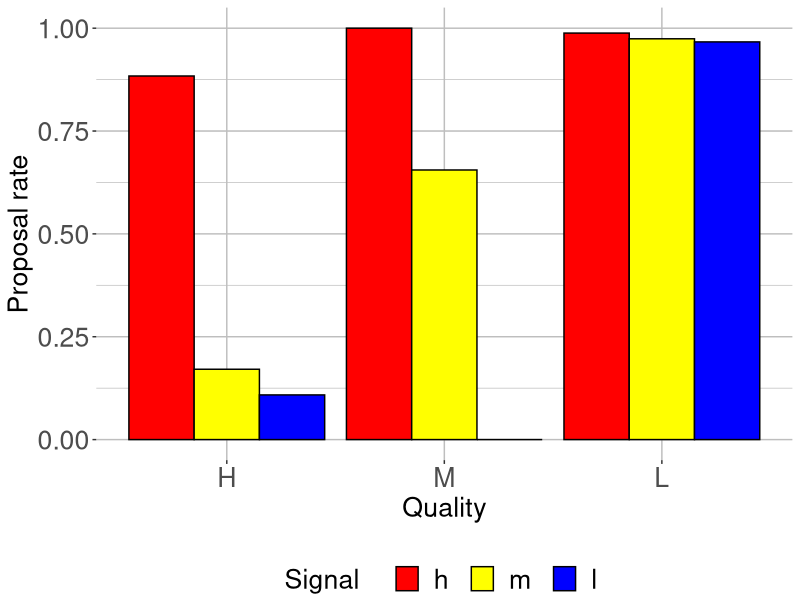
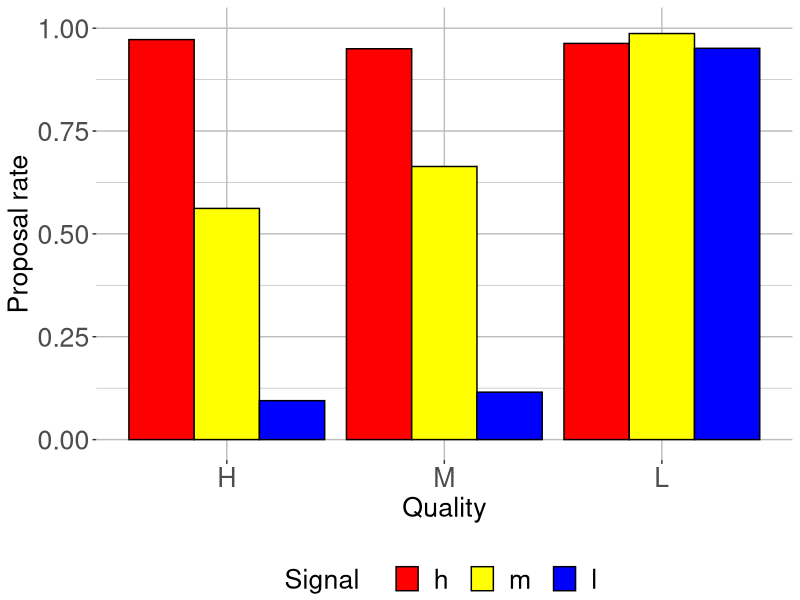
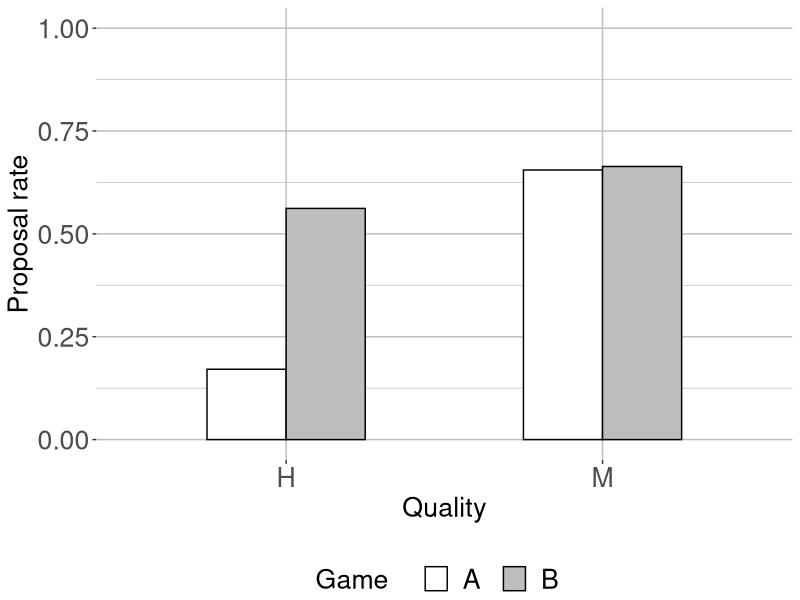

The R script that drew these images, in order:
##############################################
#### ANALYSIS OF MEANS FROM BASE SESSIONS #### TRY
##############################################
#create group means datatset
#two graphs: 1) bars with all means-of-means, 2) cdf of Hm_A and of Mm_A

####################################
#### PRELIMINARIES ####
####################################
library(here)
library(tidyverse)
library(forcats)
##############################################
##############################################

####################################
#### CREATE GROUP MEANS DATASET ####
####################################
data_all_base <- read_csv(here("data","MaIn_data_base_game.csv"))
min_round <- 20
max_round <- 60
data_all_base <- mutate(data_all_base,round_ind = subsession.round_number>=min_round & subsession.round_number<=max_round)
data_all_base <- data_all_base %>%
  mutate(player.type=factor(player.type)) %>%
  mutate(player.type=fct_recode(player.type,
                                "H"="1",
                                "M"="2",
                                "L"="3"))
data_all_base <- data_all_base %>%
  mutate(player.signal=factor(player.signal)) %>%
  mutate(player.signal=fct_recode(player.signal,
                                "h"="1",
                                "m"="2",
                                "l"="3"))
data_all_base <- data_all_base %>%
  mutate(subsession.game_name=factor(subsession.game_name))

data_groups <- data_all_base %>%
  group_by(group.id_in_subsession,
           session.code,
           player.type,
           player.signal,
           subsession.game_name
           ) %>%
  summarise(mean_choice = mean(player.choice[round_ind]))

data_group_means <- data_groups %>%
  group_by(player.type,
           player.signal,
           subsession.game_name
  ) %>%
  summarise(mean = mean(mean_choice))
##############################################
##############################################

####################################
#### FIGURE: ALL BARS ####
####################################

scale=1.2
games=c("A","B")
plot_names=c("bars_A.png","bars_B.png")
for(i in c(1,2)){
  game=games[i]
  plot_name=plot_names[i]
  plot_data <- filter(data_group_means,subsession.game_name==game )
  f <- ggplot(data=plot_data, aes(x=player.type, y=mean, fill=player.signal)) +
    geom_bar(stat="identity", position=position_dodge(), colour="black") +
    scale_fill_manual(name  ="Signal    ",
                      values=c( "h"="red", "m"="yellow","l"="blue"),
                      labels=c(" h  ", " m  ", " l ")) +
    ylab("Proposal rate") +
    xlab("Quality") +
    ylim(0,1) +
    theme(axis.title.y = element_text(size=16*scale)) +
    theme(axis.title.x = element_text(size=16*scale)) +
    theme(axis.text.x  = element_text(size=16*scale)) +
    theme(axis.text.y  = element_text(size=16*scale)) +
    theme(legend.text = element_text(size = 16*scale),
          legend.title = element_text(size=16*scale)) +
    theme(
      panel.background = element_rect(fill = "transparent") # bg of the panel
      , plot.background = element_rect(fill = "transparent", color = NA) # bg of the plot
      , panel.grid.major = element_line(colour = "grey") # get rid of major grid
      , panel.grid.minor = element_line(colour = "grey") # get rid of minor grid
      , legend.background = element_rect(fill = "transparent") # get rid of legend bg
      , legend.box.background = element_rect(fill = "transparent", color = NA) # get rid of legend panel bg
      , legend.key = element_rect(fill = "transparent", color = NA)
      , legend.position = "bottom"
      , legend.margin = margin(20,0.5,0.5,0.5)
    )
  ggsave(f, filename = plot_name,  bg = "transparent", path="/Users/UseNetID/Dropbox/MaIn/paper/figures")
}
##############################################
##############################################

#####################################
#### FIGURE: ONLY Hm and Mm BARS ####
#####################################
scale=1.2
plot_data <- data_group_means %>% filter(player.type!="L" & player.signal=="m")
f <- ggplot(data=plot_data, aes(x=player.type, y=mean, fill=subsession.game_name)) +
  geom_bar(stat="identity", position=position_dodge(), colour="black", width = 0.5) +
  scale_fill_manual(name  ="Game    ",
                    values=c( "A"="white", "B"="grey"),
                    labels=c(" A  ", " B  ")) +
  ylab("Proposal rate") +
  xlab("Quality") +
  ylim(0,1) +
  theme(axis.title.y = element_text(size=16*scale)) +
  theme(axis.title.x = element_text(size=16*scale)) +
  theme(axis.text.x  = element_text(size=16*scale)) +
  theme(axis.text.y  = element_text(size=16*scale)) +
  theme(legend.text = element_text(size = 16*scale),
        legend.title = element_text(size=16*scale)) +
  theme(
    panel.background = element_rect(fill = "transparent") # bg of the panel
    , plot.background = element_rect(fill = "transparent", color = NA) # bg of the plot
    , panel.grid.major = element_line(colour = "grey") # get rid of major grid
    , panel.grid.minor = element_line(colour = "grey") # get rid of minor grid
    , legend.background = element_rect(fill = "transparent") # get rid of legend bg
    , legend.box.background = element_rect(fill = "transparent", color = NA) # get rid of legend panel bg
    , legend.key = element_rect(fill = "transparent", color = NA)
    , legend.position = "bottom"
    , legend.margin = margin(20,0.5,0.5,0.5)
  )
ggsave(f, filename = "bars_AvsB.png",  bg = "transparent", path="/Users/UseNetID/Dropbox/MaIn/paper/figures")

##############################################
##############################################

#########################
#### HYPOTHESIS TEST ####
#########################
test_data <- data_groups %>%
  filter(player.signal=="m" & player.type=="M"  & player.type!="L") 
  
diff = test_data$mean_choice[test_data$subsession.game_name=="A"]-test_data$mean_choice[test_data$subsession.game_name=="B"]
test=wilcox.test(diff, alternative = "two.sided")
#test=t.test(Z_base,Z_cond, alternative = "g")
p=test$p.value
pass=(p<=0.05)
##############################################
##############################################
